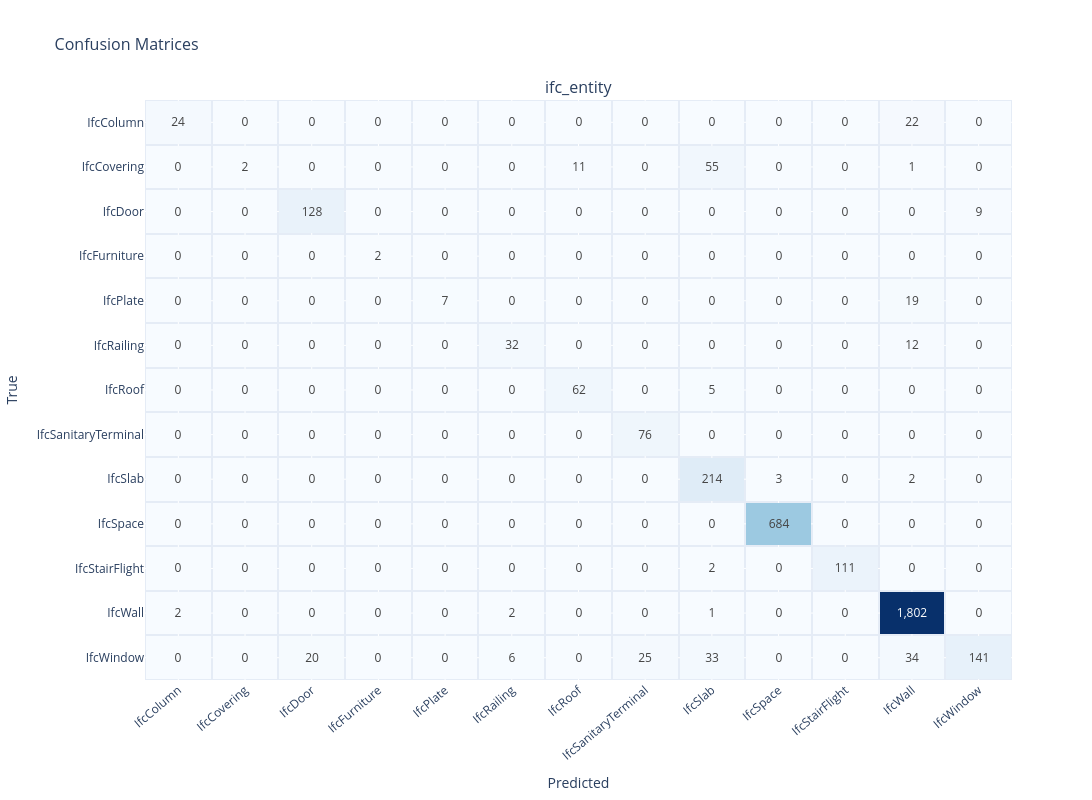
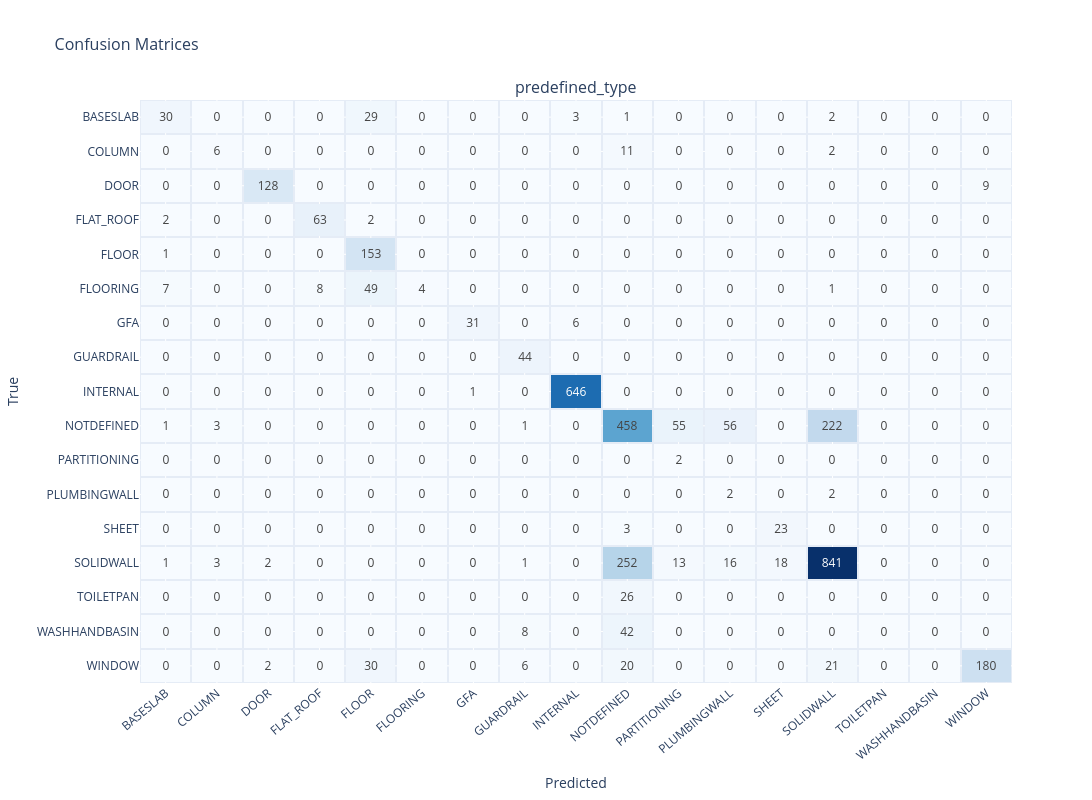

Notebook cell for these charts, in order:
### Code cell
test_cms = confusion_matrices_for_predictions(y_test, y_pred_test, LABEL_COLS)

plot_confusion_matrices(test_cms, label="ifc_entity", ncols=1, save="confusion_matrix_ifc_entity_testset", chapter="evaluation")
plot_confusion_matrices(test_cms, label="predefined_type", ncols=1, save="confusion_matrix_predefined_type_testset", chapter="appendix")
plot_confusion_matrices(test_cms, label=["is_external", "load_bearing"], ncols=2, height=400, save="confusion_matrix_is_external_load_bearing_testset", chapter="appendix")

### Figure 1 — Plotly figure (JSON) as saved in the notebook; plotly's stock layout.template omitted (floating-point values rounded to 4 significant figures; data arrays with more than 128 entries replaced by an {"elided": "..."} marker saying what was removed)
{"data": [{"colorscale": [[0, "rgb(247,251,255)"], [0.125, "rgb(222,235,247)"], [0.25, "rgb(198,219,239)"], [0.375, "rgb(158,202,225)"], [0.5, "rgb(107,174,214)"], [0.625, "rgb(66,146,198)"], [0.75, "rgb(33,113,181)"], [0.875, "rgb(8,81,156)"], [1, "rgb(8,48,107)"]], "hovertemplate": "True: %{y}<br>Predicted: %{x}<br>Count: %{z:,}<extra></extra>", "showscale": false, "text": {"elided": "13x13 float values"}, "texttemplate": "%{z:,d}", "type": "heatmap", "x": ["IfcColumn", "IfcCovering", "IfcDoor", "IfcFurniture", "IfcPlate", "IfcRailing", "IfcRoof", "IfcSanitaryTerminal", "IfcSlab", "IfcSpace", "IfcStairFlight", "IfcWall", "IfcWindow"], "xaxis": "x", "xgap": 2, "y": ["IfcColumn", "IfcCovering", "IfcDoor", "IfcFurniture", "IfcPlate", "IfcRailing", "IfcRoof", "IfcSanitaryTerminal", "IfcSlab", "IfcSpace", "IfcStairFlight", "IfcWall", "IfcWindow"], "yaxis": "y", "ygap": 2, "z": {"elided": "13x13 float values"}}], "layout": {"annotations": [{"font": {"size": 16}, "showarrow": false, "text": "ifc_entity", "x": 0.5, "xanchor": "center", "xref": "paper", "y": 1, "yanchor": "bottom", "yref": "paper"}], "height": 800, "margin": {}, "title": {"font": {"size": 16}, "text": "Confusion Matrices"}, "width": 1400, "xaxis": {"anchor": "y", "domain": [0, 1], "tickangle": -40, "title": {"text": "Predicted"}}, "yaxis": {"anchor": "x", "autorange": "reversed", "domain": [0, 1], "title": {"text": "True"}}}}

### Figure 2 — Plotly figure (JSON) as saved in the notebook; plotly's stock layout.template omitted (floating-point values rounded to 4 significant figures; data arrays with more than 128 entries replaced by an {"elided": "..."} marker saying what was removed)
{"data": [{"colorscale": [[0, "rgb(247,251,255)"], [0.125, "rgb(222,235,247)"], [0.25, "rgb(198,219,239)"], [0.375, "rgb(158,202,225)"], [0.5, "rgb(107,174,214)"], [0.625, "rgb(66,146,198)"], [0.75, "rgb(33,113,181)"], [0.875, "rgb(8,81,156)"], [1, "rgb(8,48,107)"]], "hovertemplate": "True: %{y}<br>Predicted: %{x}<br>Count: %{z:,}<extra></extra>", "showscale": false, "text": {"elided": "17x17 float values"}, "texttemplate": "%{z:,d}", "type": "heatmap", "x": ["BASESLAB", "COLUMN", "DOOR", "FLAT_ROOF", "FLOOR", "FLOORING", "GFA", "GUARDRAIL", "INTERNAL", "NOTDEFINED", "PARTITIONING", "PLUMBINGWALL", "SHEET", "SOLIDWALL", "TOILETPAN", "WASHHANDBASIN", "WINDOW"], "xaxis": "x", "xgap": 2, "y": ["BASESLAB", "COLUMN", "DOOR", "FLAT_ROOF", "FLOOR", "FLOORING", "GFA", "GUARDRAIL", "INTERNAL", "NOTDEFINED", "PARTITIONING", "PLUMBINGWALL", "SHEET", "SOLIDWALL", "TOILETPAN", "WASHHANDBASIN", "WINDOW"], "yaxis": "y", "ygap": 2, "z": {"elided": "17x17 float values"}}], "layout": {"annotations": [{"font": {"size": 16}, "showarrow": false, "text": "predefined_type", "x": 0.5, "xanchor": "center", "xref": "paper", "y": 1, "yanchor": "bottom", "yref": "paper"}], "height": 800, "margin": {}, "title": {"font": {"size": 16}, "text": "Confusion Matrices"}, "width": 1400, "xaxis": {"anchor": "y", "domain": [0, 1], "tickangle": -40, "title": {"text": "Predicted"}}, "yaxis": {"anchor": "x", "autorange": "reversed", "domain": [0, 1], "title": {"text": "True"}}}}
